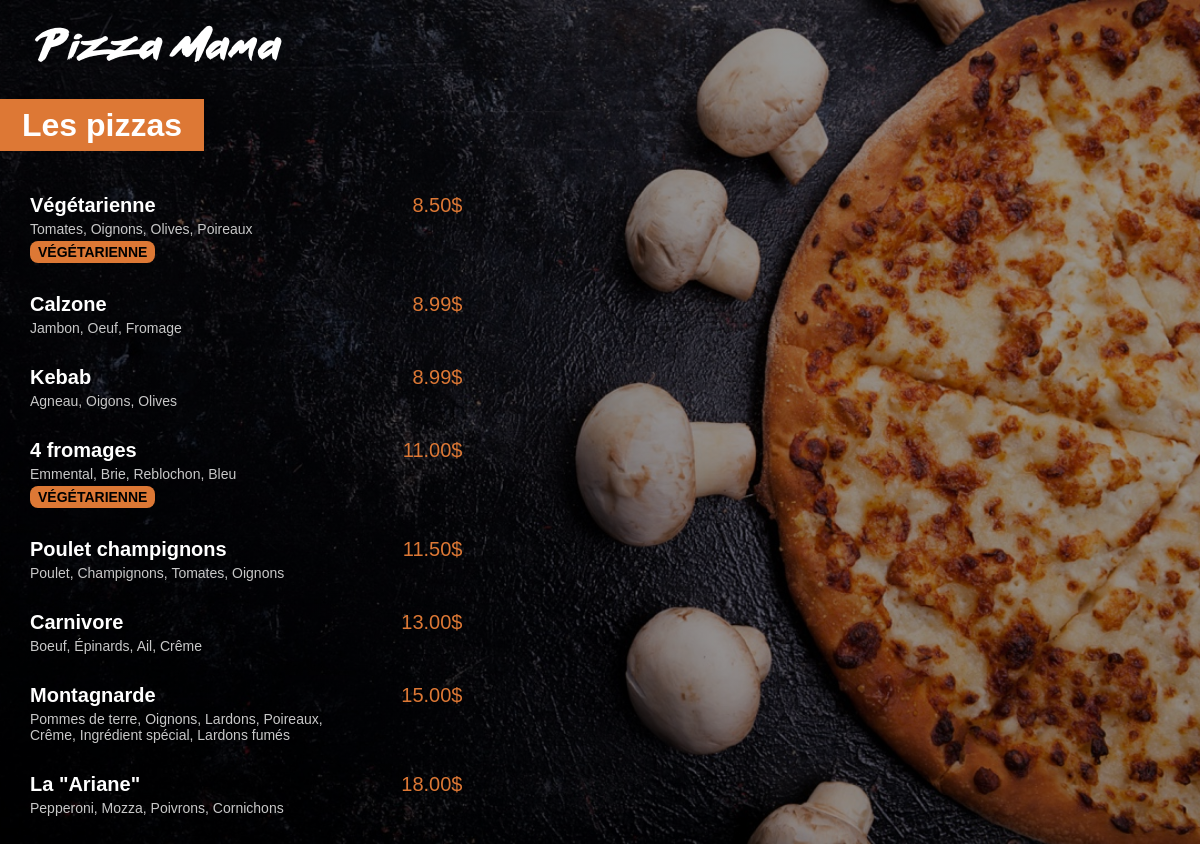
The app's page /menu/ with its own data.
### menu/models.py (models this page shows, shortened)
class Pizza(models.Model):
    nom = models.CharField(max_length=200)
    ingredients = models.CharField(max_length=400)
    prix = models.FloatField(default=0)
    vegetarienne = models.BooleanField(default=False)

### menu/views.py (the view)
# urls.py: path('', views.index, name="index")
def index(requests):
    pizzas = Pizza.objects.all().order_by('prix')
    return render(requests, 'menu/index.html', {'pizzas':pizzas})

### menu/templates/menu/index.html (shortened to what this page needs)
{% load static %}
<html lang="fr">
<head>
    <link rel="stylesheet" href="{% static 'menu/style.css' %}">
</head>
<body>
    <a href="{% url 'main:index' %}"><img id="small_logo" src="{% static 'menu/images/small_logo.png' %}"></a>
    <div class="menu_title">
        <h1>Les pizzas</h1>
    </div>
    <div class="menu_list">
        {% for pizza in pizzas %}
        <div class="menu_list_item">
            <span class="menu_list_title">{{pizza.nom}}</span>
            <span class="menu_list_price">{{pizza.prix | floatformat:2}}$</span>
            <span class="menu_list_ingredients">{{pizza.ingredients}}</span>
            {% if pizza.vegetarienne %}
                <span class="menu_list_vegetarienne">VÉGÉTARIENNE</span>
            {% endif %}
        </div>
        {% endfor %}
    </div>
</body>
</html>

### menu/static/menu/style.css (style rules this page uses)
body { background: linear-gradient(0deg, rgba(0, 0, 0, 0.4), rgba(0, 0, 0, 0.4)), url("images/menu_background.jpg") no-repeat center center fixed; -webkit-background-size: cover; -moz-background-size: cover; -o-background-size: cover; background-size: cover; color: white; margin: 0px; font-family: Arial; }
#small_logo { margin-top: 25px; margin-left: 35px; }
h1 { background-color: #DD7835; display: inline; padding: 8px 22px }
.menu_title { margin-top: 45px; margin-bottom: 50px; }
.menu_list { margin-left: 30px; }
.menu_list_item { margin: 30px 0px; }
.menu_list_title { font-weight: bold; font-size: 20px; width: 350px; display: inline-block; }
.menu_list_price { font-size: 20px; color:#DD7835; display: inline-block; width: 70px; margin-left: 8px; text-align: right; }
.menu_list_ingredients { font-size:14px; color: C8C8C8; margin-top: 4px; display: block; width: 300px; }
.menu_list_vegetarienne { background-color:#DD7835; color: black; font-size: 14px; padding: 3px 8px; margin-top: 4px; display: inline-block; border-radius: 8px; font-weight: bold; }

### records on screen
Pizza: nom "Végétarienne", prix "8.50", ingredients "Tomates, Oignons, Olives, Poireaux", vegetarienne "VÉGÉTARIENNE"
Pizza: nom "Calzone", prix "8.99", ingredients "Jambon, Oeuf, Fromage"
Pizza: nom "Kebab", prix "8.99", ingredients "Agneau, Oigons, Olives"
Pizza: nom "4 fromages", prix "11.00", ingredients "Emmental, Brie, Reblochon, Bleu", vegetarienne "VÉGÉTARIENNE"
Pizza: nom "Poulet champignons", prix "11.50", ingredients "Poulet, Champignons, Tomates, Oignons"
Pizza: nom "Carnivore", prix "13.00", ingredients "Boeuf, Épinards, Ail, Crême"
Pizza: nom "Montagnarde", prix "15.00", ingredients "Pommes de terre, Oignons, Lardons, Poireaux, Crême, Ingrédient spécial, Lardons fumés"
Pizza: nom "La \"Ariane\"", prix "18.00", ingredients "Pepperoni, Mozza, Poivrons, Cornichons"
